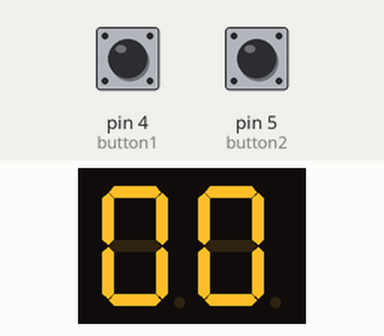
This sketch was run on a simulated Arduino Uno, built with avr-gcc and run on an emulated ATmega328P. On the bench: 2-digit seven-segment display. Wiring (inferred from the names in the program): 2-digit 7-segment display, segments lit when LOW: segments pin 6, pin 7, pin 8, pin 9, pin 10, pin 11, pin 12; digit selects pin 2, pin 3. The inputs (shaded band) are chosen by the test bench; at power-on: pin 4 (button1) LOW, pin 5 (button2) LOW. The segment pins are drawn as the display they are named for.

Above: at 1.2 s.
1.3 s: pin 4 (button1) pulled HIGH for 1 s
At 3.5 s:
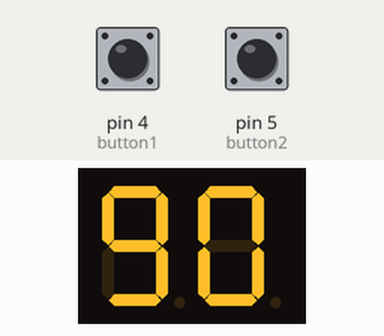
3.8 s: pin 5 (button2) pulled HIGH for 0.15 s
At 4.4 s:
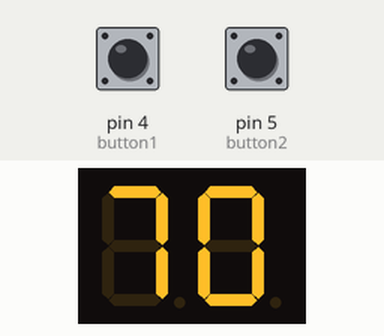
5.4 s: pin 4 (button1) pulled HIGH for 0.15 s
At 6.1 s:
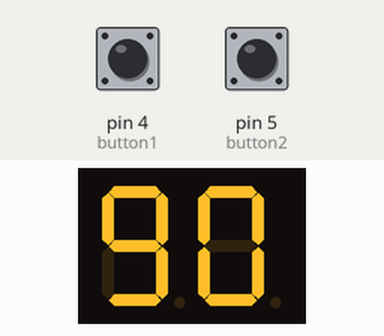
7.0 s: pin 5 (button2) pulled HIGH for 3.2 s
At 11.5 s:
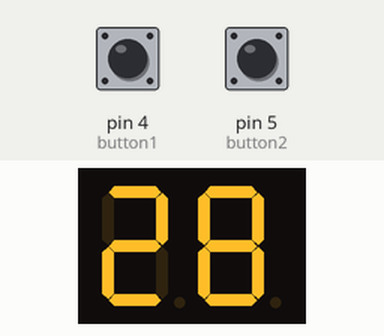
Timing chart, 0 to 12.7 s (numbered marks = the images above; inputs shaded):
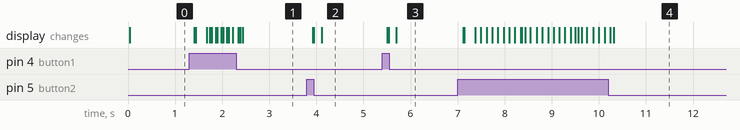

The sketch:

Act3-topic2.ino
```cpp
int a = 6;
int b = 7;
int c = 8;
int d = 9;
int e = 10;
int f = 11;
int g = 12;

int digit1 = 2;
int digit2 = 3;

int button1 = 4;
int button2 = 5;

char Num[10] = {
		0b0000001, //0
		0b1001111, //1
		0b0010010, //2
        0b0000110, //3
        0b1001100, //4
        0b0100100, //5
        0b0100000, //6
        0b0001111, //7
        0b0000000, //8
		0b0000100  //9
    };


void number(int n)
{
 digitalWrite(a, n & 0b1000000);
 digitalWrite(b, n & 0b0100000);
 digitalWrite(c, n & 0b0010000);
 digitalWrite(d, n & 0b0001000);
 digitalWrite(e, n & 0b0000100);
 digitalWrite(f, n & 0b0000010);
 digitalWrite(g, n & 0b0000001);
}

void setup()
{
  pinMode(a, OUTPUT);
  pinMode(b, OUTPUT);
  pinMode(c, OUTPUT);
  pinMode(d, OUTPUT);
  pinMode(e, OUTPUT);
  pinMode(f, OUTPUT);
  pinMode(g, OUTPUT);
  pinMode(digit1, OUTPUT);
  pinMode(digit2, OUTPUT);
  pinMode(button1, INPUT);
  pinMode(button2, INPUT);

  digitalWrite(digit1, 0); // disable digit1
  digitalWrite(digit2, 0); // disable digit2
}

int count = 0;
void loop(){

 int d1 = count / 10;
 int d2 = count % 10;


 if(digitalRead(button1)==HIGH)
 {
    count++;
   	delay(100);
 }
 if(digitalRead(button2)==HIGH)
 {
    count--;
    delay(100);
 }

 digitalWrite(digit2, 0); // Off digit2
 digitalWrite(digit1, 0);
 number(Num[d1]);
 digitalWrite(digit1, 1);
 digitalWrite(digit2, 0);
 delay(10); // 1

 digitalWrite(digit2, 0); // Off digit2
 digitalWrite(digit1, 0); // Off digit1
 number(Num[d2]);
 digitalWrite(digit1, 0);
 digitalWrite(digit2, 1);

 delay(10); // 2

  if(count >= 100){
    count = 0;
  };

  if(count < 0){
    count = 99;
  };
}
```

Measured:
- after the input at 1.3 s, the display: first changes after 0.11 s (image 1 shows a later state)
- after the input at 3.8 s, the display: first changes after 0.12 s (image 2 shows a later state)
- after the input at 5.4 s, the display: first changes after 0.11 s (image 3 shows a later state)
- after the input at 7.0 s, the display: first changes after 0.12 s (image 4 shows a later state)
